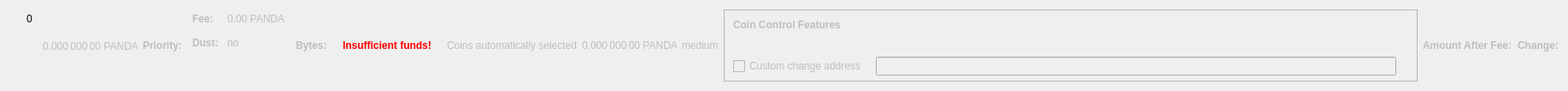
    <widget class="QWidget" name="dummyHideWidget" native="true">
     <property name="maximumSize">
      <size>
       <width>100</width>
       <height>22</height>
      </size>
     </property>
     <layout class="QHBoxLayout" name="dummyHideLayout">
      <item>
       <layout class="QFormLayout" name="formLayoutCoinControl1">
        <property name="horizontalSpacing">
         <number>10</number>
        </property>
        <property name="verticalSpacing">
         <number>14</number>
        </property>
        <property name="leftMargin">
         <number>10</number>
        </property>
        <property name="topMargin">
         <number>4</number>
        </property>
        <property name="rightMargin">
         <number>6</number>
        </property>
        <item row="0" column="1">
         <widget class="QLabel" name="labelCoinControlBytes">
          <property name="cursor">
           <cursorShape>IBeamCursor</cursorShape>
          </property>
          <property name="contextMenuPolicy">
           <enum>Qt::ActionsContextMenu</enum>
          </property>
          <property name="text">
           <string notr="true">0</string>
          </property>
          <property name="textInteractionFlags">
           <set>Qt::LinksAccessibleByMouse|Qt::TextSelectableByKeyboard|Qt::TextSelectableByMouse</set>
          </property>
         </widget>
        </item>
       </layout>
      </item>
      <item>
       <widget class="QLabel" name="labelCoinControlAfterFee">
        <property name="enabled">
         <bool>false</bool>
        </property>
        <property name="sizePolicy">
         <sizepolicy hsizetype="Fixed" vsizetype="Fixed">
          <horstretch>0</horstretch>
          <verstretch>0</verstretch>
         </sizepolicy>
        </property>
        <property name="minimumSize">
         <size>
          <width>111</width>
          <height>12</height>
         </size>
        </property>
        <property name="maximumSize">
         <size>
          <width>111</width>
          <height>12</height>
         </size>
        </property>
        <property name="cursor">
         <cursorShape>IBeamCursor</cursorShape>
        </property>
        <property name="contextMenuPolicy">
         <enum>Qt::ActionsContextMenu</enum>
        </property>
        <property name="text">
         <string notr="true">0.000 000 00 PANDA</string>
        </property>
        <property name="textInteractionFlags">
         <set>Qt::LinksAccessibleByMouse|Qt::TextSelectableByKeyboard|Qt::TextSelectableByMouse</set>
        </property>
       </widget>
      </item>
      <item>
       <widget class="QLabel" name="labelCoinControlPriorityText">
        <property name="enabled">
         <bool>false</bool>
        </property>
        <property name="font">
         <font>
          <weight>75</weight>
          <bold>true</bold>
         </font>
        </property>
        <property name="text">
         <string>Priority:</string>
        </property>
       </widget>
      </item>
      <item>
       <layout class="QHBoxLayout" name="horizontalLayout"/>
      </item>
      <item>
       <layout class="QFormLayout" name="formLayoutCoinControl3">
        <property name="horizontalSpacing">
         <number>10</number>
        </property>
        <property name="verticalSpacing">
         <number>14</number>
        </property>
        <property name="leftMargin">
         <number>6</number>
        </property>
        <property name="topMargin">
         <number>4</number>
        </property>
        <property name="rightMargin">
         <number>6</number>
        </property>
        <item row="0" column="0">
         <widget class="QLabel" name="labelCoinControlFeeText">
          <property name="enabled">
           <bool>false</bool>
          </property>
          <property name="font">
           <font>
            <weight>75</weight>
            <bold>true</bold>
           </font>
          </property>
          <property name="text">
           <string>Fee:</string>
          </property>
          <property name="margin">
           <number>0</number>
          </property>
         </widget>
        </item>
        <item row="0" column="1">
         <widget class="QLabel" name="labelCoinControlFee">
          <property name="enabled">
           <bool>false</bool>
          </property>
          <property name="cursor">
           <cursorShape>IBeamCursor</cursorShape>
          </property>
          <property name="contextMenuPolicy">
           <enum>Qt::ActionsContextMenu</enum>
          </property>
          <property name="text">
           <string notr="true">0.00 PANDA</string>
          </property>
          <property name="textInteractionFlags">
           <set>Qt::LinksAccessibleByMouse|Qt::TextSelectableByKeyboard|Qt::TextSelectableByMouse</set>
          </property>
         </widget>
        </item>
        <item row="1" column="0">
         <widget class="QLabel" name="labelCoinControlLowOutputText">
          <property name="enabled">
           <bool>false</bool>
          </property>
          <property name="font">
           <font>
            <weight>75</weight>
            <bold>true</bold>
           </font>
          </property>
          <property name="text">
           <string>Dust:</string>
          </property>
         </widget>
        </item>
        <item row="1" column="1">
         <widget class="QLabel" name="labelCoinControlLowOutput">
          <property name="enabled">
           <bool>false</bool>
          </property>
          <property name="cursor">
           <cursorShape>IBeamCursor</cursorShape>
          </property>
          <property name="contextMenuPolicy">
           <enum>Qt::ActionsContextMenu</enum>
          </property>
          <property name="text">
           <string>no</string>
          </property>
          <property name="textInteractionFlags">
           <set>Qt::LinksAccessibleByMouse|Qt::TextSelectableByKeyboard|Qt::TextSelectableByMouse</set>
          </property>
         </widget>
        </item>
       </layout>
      </item>
      <item>
       <widget class="QLabel" name="labelCoinControlBytesText">
        <property name="enabled">
         <bool>false</bool>
        </property>
        <property name="font">
         <font>
          <weight>75</weight>
          <bold>true</bold>
         </font>
        </property>
        <property name="text">
         <string>Bytes:</string>
        </property>
       </widget>
      </item>
      <item>
       <layout class="QFormLayout" name="formLayoutCoinControl2">
        <property name="horizontalSpacing">
         <number>10</number>
        </property>
        <property name="verticalSpacing">
         <number>14</number>
        </property>
        <property name="leftMargin">
         <number>6</number>
        </property>
        <property name="topMargin">
         <number>4</number>
        </property>
        <property name="rightMargin">
         <number>6</number>
        </property>
       </layout>
      </item>
      <item>
       <layout class="QHBoxLayout" name="horizontalLayoutCoinControl2">
        <property name="spacing">
         <number>8</number>
        </property>
        <property name="bottomMargin">
         <number>10</number>
        </property>
       </layout>
      </item>
      <item>
       <widget class="QLabel" name="labelCoinControlInsuffFunds">
        <property name="enabled">
         <bool>false</bool>
        </property>
        <property name="minimumSize">
         <size>
          <width>0</width>
          <height>0</height>
         </size>
        </property>
        <property name="font">
         <font>
          <weight>75</weight>
          <bold>true</bold>
         </font>
        </property>
        <property name="styleSheet">
         <string notr="true">color:red;font-weight:bold;</string>
        </property>
        <property name="text">
         <string>Insufficient funds!</string>
        </property>
        <property name="margin">
         <number>5</number>
        </property>
       </widget>
      </item>
      <item>
       <layout class="QFormLayout" name="formLayoutCoinControl4">
        <property name="horizontalSpacing">
         <number>10</number>
        </property>
        <property name="verticalSpacing">
         <number>14</number>
        </property>
        <property name="leftMargin">
         <number>6</number>
        </property>
        <property name="topMargin">
         <number>4</number>
        </property>
        <property name="rightMargin">
         <number>6</number>
        </property>
       </layout>
      </item>
      <item>
       <widget class="QLabel" name="labelCoinControlAutomaticallySelected">
        <property name="enabled">
         <bool>false</bool>
        </property>
        <property name="sizePolicy">
         <sizepolicy hsizetype="Fixed" vsizetype="Fixed">
          <horstretch>0</horstretch>
          <verstretch>0</verstretch>
         </sizepolicy>
        </property>
        <property name="minimumSize">
         <size>
          <width>0</width>
          <height>0</height>
         </size>
        </property>
        <property name="maximumSize">
         <size>
          <width>240</width>
          <height>16777215</height>
         </size>
        </property>
        <property name="text">
         <string>Coins automatically selected</string>
        </property>
        <property name="margin">
         <number>5</number>
        </property>
       </widget>
      </item>
      <item>
       <widget class="QLabel" name="labelCoinControlChange">
        <property name="enabled">
         <bool>false</bool>
        </property>
        <property name="sizePolicy">
         <sizepolicy hsizetype="Fixed" vsizetype="Fixed">
          <horstretch>0</horstretch>
          <verstretch>0</verstretch>
         </sizepolicy>
        </property>
        <property name="minimumSize">
         <size>
          <width>111</width>
          <height>0</height>
         </size>
        </property>
        <property name="maximumSize">
         <size>
          <width>111</width>
          <height>16777215</height>
         </size>
        </property>
        <property name="cursor">
         <cursorShape>IBeamCursor</cursorShape>
        </property>
        <property name="contextMenuPolicy">
         <enum>Qt::ActionsContextMenu</enum>
        </property>
        <property name="text">
         <string notr="true">0.000 000 00 PANDA</string>
        </property>
        <property name="textInteractionFlags">
         <set>Qt::LinksAccessibleByMouse|Qt::TextSelectableByKeyboard|Qt::TextSelectableByMouse</set>
        </property>
       </widget>
      </item>
      <item>
       <widget class="QLabel" name="labelCoinControlPriority">
        <property name="enabled">
         <bool>false</bool>
        </property>
        <property name="cursor">
         <cursorShape>IBeamCursor</cursorShape>
        </property>
        <property name="contextMenuPolicy">
         <enum>Qt::ActionsContextMenu</enum>
        </property>
        <property name="text">
         <string>medium</string>
        </property>
        <property name="textInteractionFlags">
         <set>Qt::LinksAccessibleByMouse|Qt::TextSelectableByKeyboard|Qt::TextSelectableByMouse</set>
        </property>
       </widget>
      </item>
      <item>
       <widget class="QFrame" name="frameCoinControl">
        <property name="sizePolicy">
         <sizepolicy hsizetype="Expanding" vsizetype="Expanding">
          <horstretch>0</horstretch>
          <verstretch>0</verstretch>
         </sizepolicy>
        </property>
        <property name="maximumSize">
         <size>
          <width>16777215</width>
          <height>16777215</height>
         </size>
        </property>
        <property name="frameShape">
         <enum>QFrame::StyledPanel</enum>
        </property>
        <property name="frameShadow">
         <enum>QFrame::Sunken</enum>
        </property>
        <layout class="QVBoxLayout" name="verticalLayoutCoinControl2_2">
         <property name="spacing">
          <number>0</number>
         </property>
         <property name="leftMargin">
          <number>0</number>
         </property>
         <property name="topMargin">
          <number>0</number>
         </property>
         <property name="rightMargin">
          <number>0</number>
         </property>
         <property name="bottomMargin">
          <number>6</number>
         </property>
         <item>
          <layout class="QVBoxLayout" name="verticalLayoutCoinControl" stretch="0,0,0,1">
           <property name="spacing">
            <number>0</number>
           </property>
           <property name="leftMargin">
            <number>10</number>
           </property>
           <property name="topMargin">
            <number>10</number>
           </property>
           <item>
            <layout class="QHBoxLayout" name="horizontalLayoutCoinControl1">
             <property name="bottomMargin">
              <number>15</number>
             </property>
             <item>
              <widget class="QLabel" name="labelCoinControlFeatures">
               <property name="enabled">
                <bool>false</bool>
               </property>
               <property name="sizePolicy">
                <sizepolicy hsizetype="Preferred" vsizetype="Maximum">
                 <horstretch>0</horstretch>
                 <verstretch>0</verstretch>
                </sizepolicy>
               </property>
               <property name="font">
                <font>
                 <weight>75</weight>
                 <bold>true</bold>
                </font>
               </property>
               <property name="styleSheet">
                <string notr="true">font-weight:bold;</string>
               </property>
               <property name="text">
                <string>Coin Control Features</string>
               </property>
              </widget>
             </item>
            </layout>
           </item>
           <item>
            <widget class="QWidget" name="widgetCoinControl" native="true">
             <property name="sizePolicy">
              <sizepolicy hsizetype="Preferred" vsizetype="Preferred">
               <horstretch>0</horstretch>
               <verstretch>0</verstretch>
              </sizepolicy>
             </property>
             <property name="minimumSize">
              <size>
               <width>0</width>
               <height>0</height>
              </size>
             </property>
             <property name="styleSheet">
              <string notr="true"/>
             </property>
             <layout class="QHBoxLayout" name="horizontalLayoutCoinControl5_2">
              <property name="leftMargin">
               <number>0</number>
              </property>
              <property name="topMargin">
               <number>0</number>
              </property>
              <property name="rightMargin">
               <number>0</number>
              </property>
              <property name="bottomMargin">
               <number>0</number>
              </property>
              <item>
               <layout class="QHBoxLayout" name="horizontalLayoutCoinControl3">
                <property name="spacing">
                 <number>20</number>
                </property>
                <property name="topMargin">
                 <number>0</number>
                </property>
                <property name="bottomMargin">
                 <number>10</number>
                </property>
               </layout>
              </item>
             </layout>
            </widget>
           </item>
           <item>
            <layout class="QHBoxLayout" name="horizontalLayoutCoinControl4" stretch="0,0,0">
             <property name="spacing">
              <number>12</number>
             </property>
             <property name="sizeConstraint">
              <enum>QLayout::SetDefaultConstraint</enum>
             </property>
             <property name="topMargin">
              <number>5</number>
             </property>
             <property name="rightMargin">
              <number>5</number>
             </property>
             <item>
              <widget class="QCheckBox" name="checkBoxCoinControlChange">
               <property name="enabled">
                <bool>false</bool>
               </property>
               <property name="toolTip">
                <string>If this is activated, but the change address is empty or invalid, change will be sent to a newly generated address.</string>
               </property>
               <property name="text">
                <string>Custom change address</string>
               </property>
              </widget>
             </item>
             <item>
              <widget class="QValidatedLineEdit" name="lineEditCoinControlChange">
               <property name="enabled">
                <bool>false</bool>
               </property>
               <property name="sizePolicy">
                <sizepolicy hsizetype="Expanding" vsizetype="Fixed">
                 <horstretch>0</horstretch>
                 <verstretch>0</verstretch>
                </sizepolicy>
               </property>
              </widget>
             </item>
             <item>
              <widget class="QLabel" name="labelCoinControlChangeLabel_2">
               <property name="sizePolicy">
                <sizepolicy hsizetype="Preferred" vsizetype="Expanding">
                 <horstretch>0</horstretch>
                 <verstretch>0</verstretch>
                </sizepolicy>
               </property>
               <property name="minimumSize">
                <size>
                 <width>0</width>
                 <height>0</height>
                </size>
               </property>
               <property name="text">
                <string/>
               </property>
               <property name="margin">
                <number>3</number>
               </property>
              </widget>
             </item>
            </layout>
           </item>
           <item>
            <spacer name="verticalSpacerCoinControl">
             <property name="orientation">
              <enum>Qt::Vertical</enum>
             </property>
             <property name="sizeHint" stdset="0">
              <size>
               <width>800</width>
               <height>1</height>
              </size>
             </property>
            </spacer>
           </item>
          </layout>
         </item>
        </layout>
       </widget>
      </item>
      <item>
       <widget class="QLabel" name="labelCoinControlAfterFeeText">
        <property name="enabled">
         <bool>false</bool>
        </property>
        <property name="minimumSize">
         <size>
          <width>0</width>
          <height>0</height>
         </size>
        </property>
        <property name="maximumSize">
         <size>
          <width>16777215</width>
          <height>16777215</height>
         </size>
        </property>
        <property name="font">
         <font>
          <weight>75</weight>
          <bold>true</bold>
         </font>
        </property>
        <property name="text">
         <string>Amount After Fee:</string>
        </property>
        <property name="alignment">
         <set>Qt::AlignLeading|Qt::AlignLeft|Qt::AlignVCenter</set>
        </property>
        <property name="margin">
         <number>0</number>
        </property>
       </widget>
      </item>
      <item>
       <widget class="QLabel" name="labelCoinControlChangeText">
        <property name="enabled">
         <bool>false</bool>
        </property>
        <property name="sizePolicy">
         <sizepolicy hsizetype="Preferred" vsizetype="Preferred">
          <horstretch>0</horstretch>
          <verstretch>0</verstretch>
         </sizepolicy>
        </property>
        <property name="minimumSize">
         <size>
          <width>0</width>
          <height>0</height>
         </size>
        </property>
        <property name="maximumSize">
         <size>
          <width>16777215</width>
          <height>16777215</height>
         </size>
        </property>
        <property name="font">
         <font>
          <weight>75</weight>
          <bold>true</bold>
         </font>
        </property>
        <property name="text">
         <string>Change:</string>
        </property>
        <property name="alignment">
         <set>Qt::AlignLeading|Qt::AlignLeft|Qt::AlignVCenter</set>
        </property>
       </widget>
      </item>
     </layout>
    </widget>
